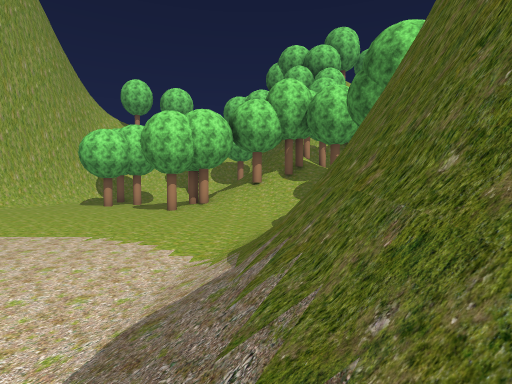
view 1 (above)

16 first-person views from a walk through a Unity game level. The camera is 1.3 m above the floor, tilts 2° down and sees 80° across. The floor is counted in squares, 2 m on a side. Each view is taken from the middle of a square. On the plan, view 1 faces up. The plan holds only what a view shows up to about 10 squares ahead; the rest is blank. The place goes on beyond the plan. Some trees and plants on the terrain are drawn as simple stand-ins. The player is left out.

view 2
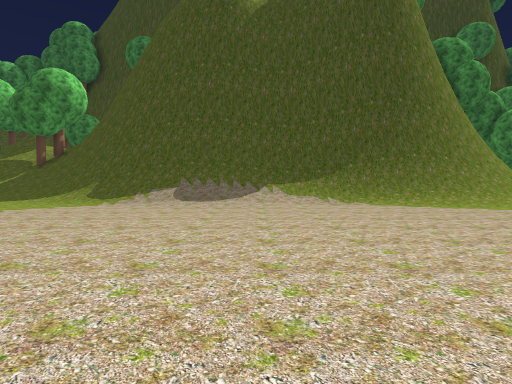

view 3
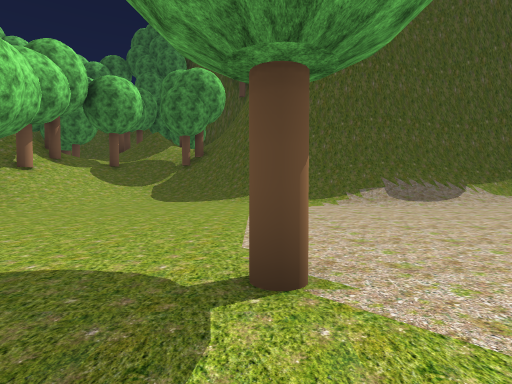

view 4
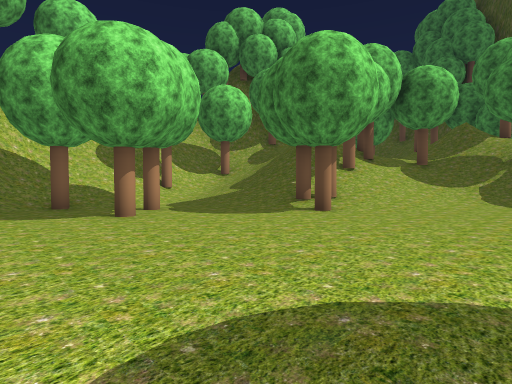

view 5
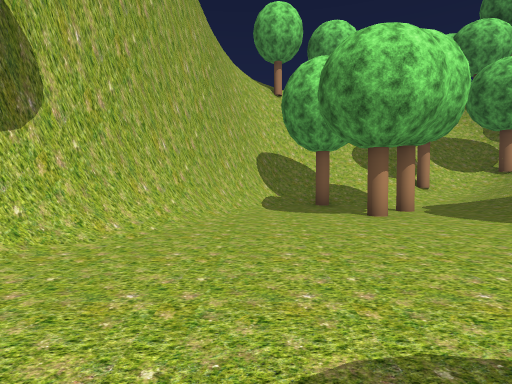

view 6
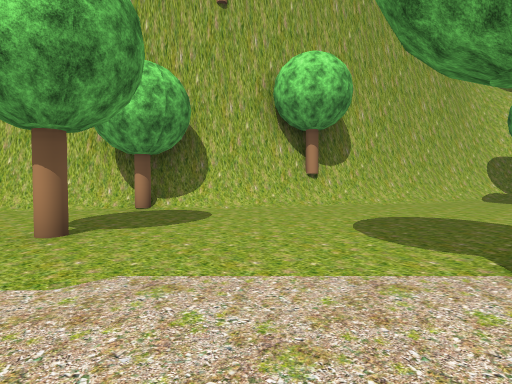

view 7
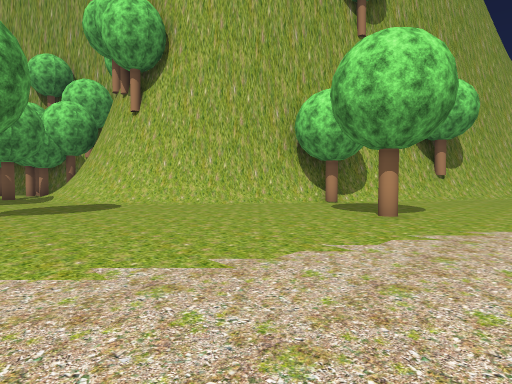

view 8
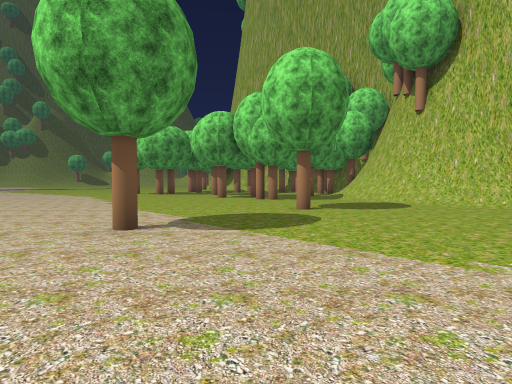

view 9
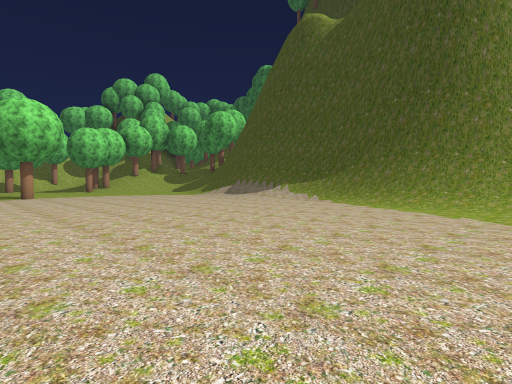

view 10
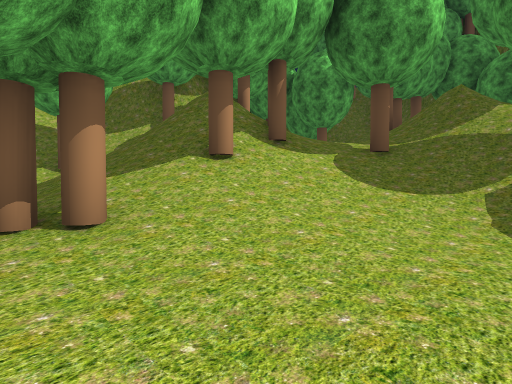

view 11
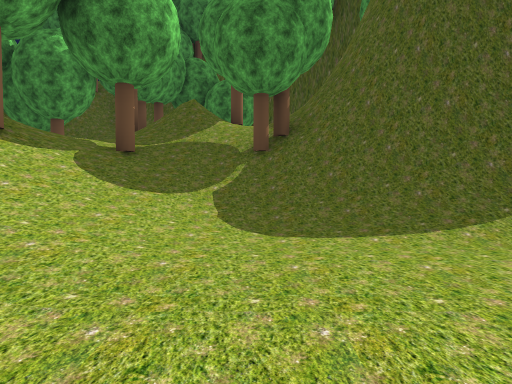

view 12
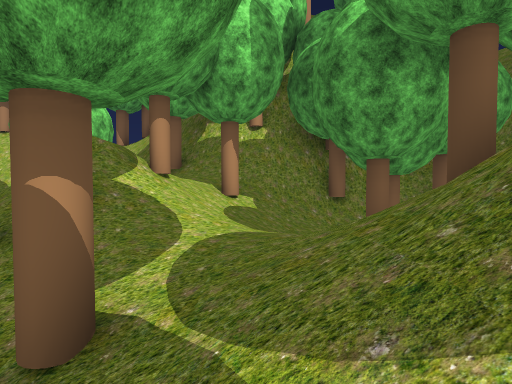

view 13
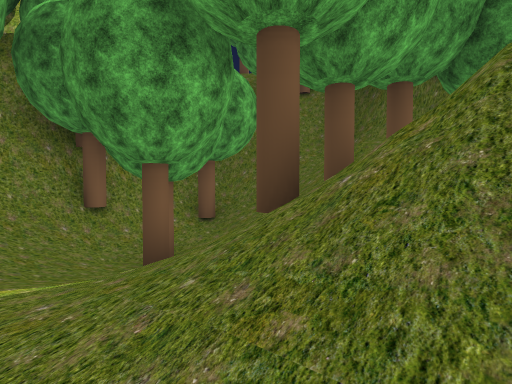

view 14
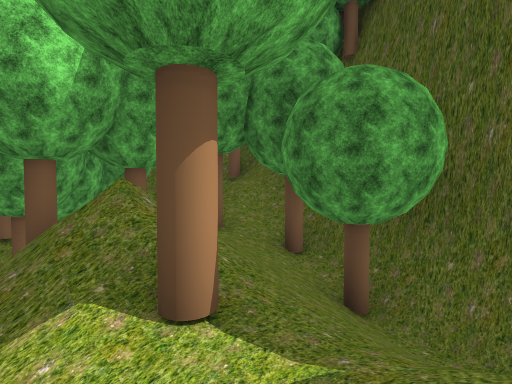

view 15
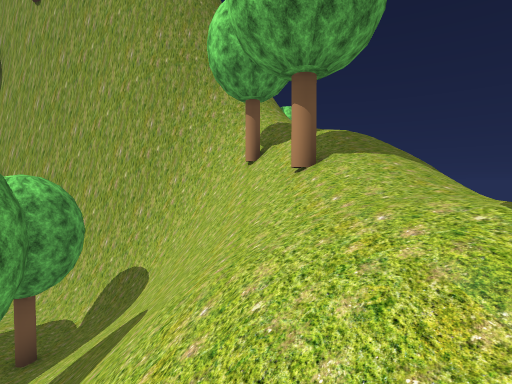

view 16
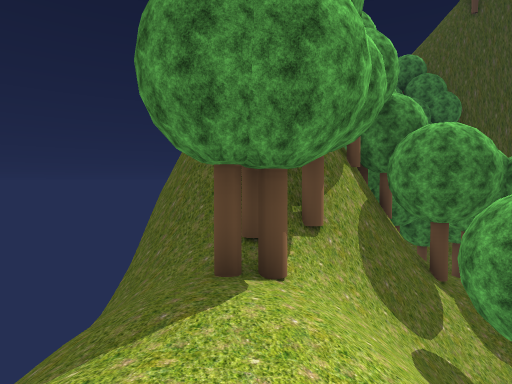

### Floor plan
Key: @ floor where view 1 was taken; # wall or solid block; . main floor; : floor 0.25 m higher than the main floor; + floor 2 m higher than the main floor; * floor 3.25 m higher than the main floor; % floor 4 m higher than the main floor; & floor 7.25 m higher than the main floor; / step, stairs or slope; = window, fence, low wall or low ledge; v drop or lower ground; T tree.
Columns run from 19 left of view 1 to 12 right of it. Each row starts with its distance up from view 1.
 25                     #
 24             /// ///=#
 23            /////////#
 22         =////T//&/TT#
 21         #=/T///////T#
 20         #vv #//////##
 19         #v###///  /####
 18         ####///T//T//T########
 17           #/////://////#########
 16          ##.T..../    T//T/T///#
 15          #...T..:////T//+T ///T#
 14         ##..T.../////////   //=#
 13         #.......T//TTT**/TT T/##
 12        ##.......TT////T/// %//
 11       ##..........//////////T#
 10       #T............/////T//T#
  9       #..............//T/%///#
  8      ##............./////// ##
  7     ##..............//###
  6     #T......T......//###
  5    ##............../##
  4   ##....T........../#
  3  ##................/#
  2 ##................//#
  1 .................../#
  0 ...................@#
 -1 .................../#
 -2 ...T.............../#
 -3 .................../#
 -4 .................../#
 -5 ......T.. .........=#
 -6 ........  ........./#
 -7  ......   ........./#
 -8  ....     ......   /#

Where each view was taken, in squares from view 1:
view 1: 0 up, 0 right, facing up
view 2: 0 up, 9 left, facing right
view 3: 6 up, 9 left, facing right
view 4: 8 up, 9 left, facing up-right
view 5: 8 up, 9 left, facing up
view 6: 3 up, 7 left, facing up-left
view 7: 2 down, 9 left, facing up-left
view 8: 3 down, 9 left, facing left
view 9: 8 down, 9 left, facing up-right
view 10: 9 up, 3 left, facing up-right
view 11: 9 up, 3 left, facing right
view 12: 10 up, 4 right, facing up
view 13: 11 up, 4 right, facing up-right
view 14: 8 up, 5 right, facing up-right
view 15: 21 up, 1 left, facing left
view 16: 22 up, 5 left, facing right
